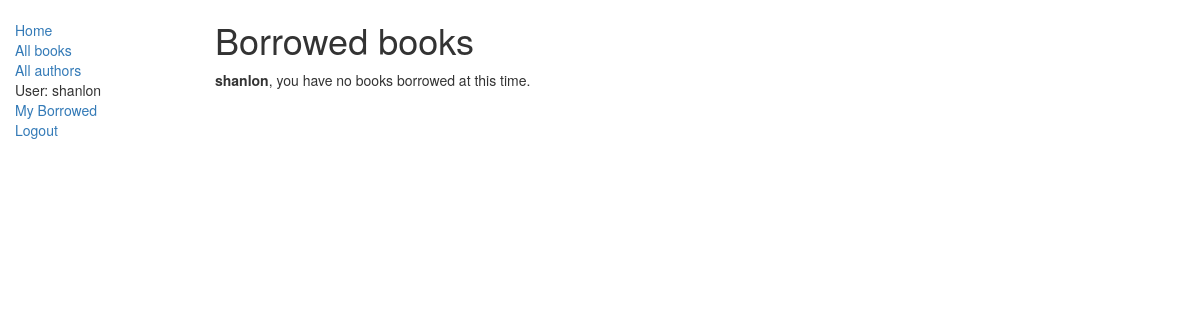
Page /catalog/mybooks/ (signed in) on the earlier database version.
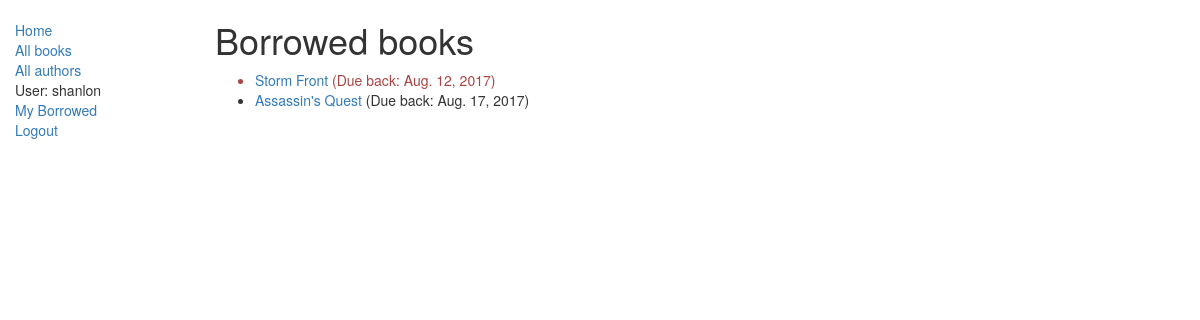
Same page on the later database version.
### catalog/models.py (models this page shows, shortened)
class BookInstance(models.Model):
    LOAN_STATUS = (
        ('m', 'Maintenance'),
        ('o', 'On loan'),
        ('a', 'Available'),
        ('r', 'Reserved'),
    )
    id = models.UUIDField(primary_key=True, default=uuid.uuid4, help_text="Unique ID for this book in library")
    book = models.ForeignKey('Book', on_delete=models.SET_NULL, null=True)
    imprint = models.CharField(max_length=200)
    due_back = models.DateField(null=True, blank=True)
    status = models.CharField(max_length=1, choices=LOAN_STATUS, blank=True, default='d', help_text='Book availability')
    borrower = models.ForeignKey(User, on_delete=models.SET_NULL, null=True, blank=True)
    class Meta:
        ordering = ["due_back"]
    @property
    def is_overdue(self):
        if self.due_back and date.today() > self.due_back:
            return True
        return False

class Book(models.Model):
    title = models.CharField(max_length=256)
    author = models.ForeignKey('Author', on_delete=models.SET_NULL, null=True)
    summary = models.TextField(max_length=1000, help_text="Enter a brief description of the book")
    isbn = models.CharField('ISBN', max_length=13, help_text='13 Character <a href="https://www.isbn-international.org/content/what-isbn">ISBN number</a>')
    genre = models.ManyToManyField(Genre, help_text="Select a genre for this book")
    language = models.ForeignKey('Language', on_delete=models.SET_NULL, null=True)
    def display_genre(self):
        """
        Creates a string for the Genre. This is required to display genre in Admin.
        """
        return ', '.join([genre.name for genre in self.genre.all()[:3]])
    display_genre.short_description = 'Genre'

### catalog/views.py (the view)
class LoanedBooksByUserListView(LoginRequiredMixin, generic.ListView):
    model = BookInstance
    template_name = 'catalog/bookinstance_list_borrowed_user.html'
    paginate_by = 10
    def get_queryset(self):
        return BookInstance.objects.filter(borrower=self.request.user).filter(status__exact='o').order_by('due_back')

### catalog/templates/catalog/bookinstance_list_borrowed_user.html (shortened to what this page needs)
{% extends 'base.html' %}
{% block content %}
    <h1>Borrowed books</h1>
    {% if bookinstance_list %}
    <ul>
      {% for bookinst in bookinstance_list %}
      <li class="{% if bookinst.is_overdue %}text-danger{% endif %}">
        <a href="{% url 'book-detail' bookinst.book.pk %}">{{bookinst.book.title}}</a> (Due back: {{ bookinst.due_back }})
      </li>
      {% endfor %}
    </ul>
    {% else %}
      <p><strong>{{ request.user }}</strong>, you have no books borrowed at this time.</p>
    {% endif %}
{% endblock %}

### catalog/templates/base.html (shortened to what this page needs)
<!DOCTYPE html>
<html lang="en">
<head>
  <link rel="stylesheet" href="https://maxcdn.bootstrapcdn.com/bootstrap/3.3.7/css/bootstrap.min.css">
  {% load static %}
  <link rel="stylesheet" href="{% static 'css/styles.css' %}">
</head>
<body>
  <div class="container-fluid">
    <div class="row">
      <div class="col-sm-2">
      {% block sidebar %}
      <ul class="sidebar-nav">
          <li><a href="{% url 'index' %}">Home</a></li>
          <li><a href="{% url 'books' %}">All books</a></li>
          <li><a href="{% url 'authors' %}">All authors</a></li>
      {% if user.is_authenticated %}
          <li>User: {{ user.get_username }}</li>
          <li><a href="{% url 'my-borrowed' %}">My Borrowed</a></li>
          <li><a href="{% url 'logout' %}">Logout</a></li>
       {% else %}
          <li><a href="{% url 'login' %}?next={{request.path}}">Login</a></li>
       {% endif %}
      </ul>
     {% endblock %}
      </div>
      <div class="col-sm-10 ">
      {% block content %}{% endblock %}
      </div>
    </div>
  </div>
</body>
</html>

Differences in the rows shown:
now on this page (row edited): BookInstance: book "Storm Front", due_back "Aug. 12, 2017"
now on this page (row edited): BookInstance: book "Assassin's Quest", due_back "Aug. 17, 2017"
Other differences:
{{ request.user }}: "shanlon" → (not shown)
text no longer shown: ", you have no books borrowed at this time."
